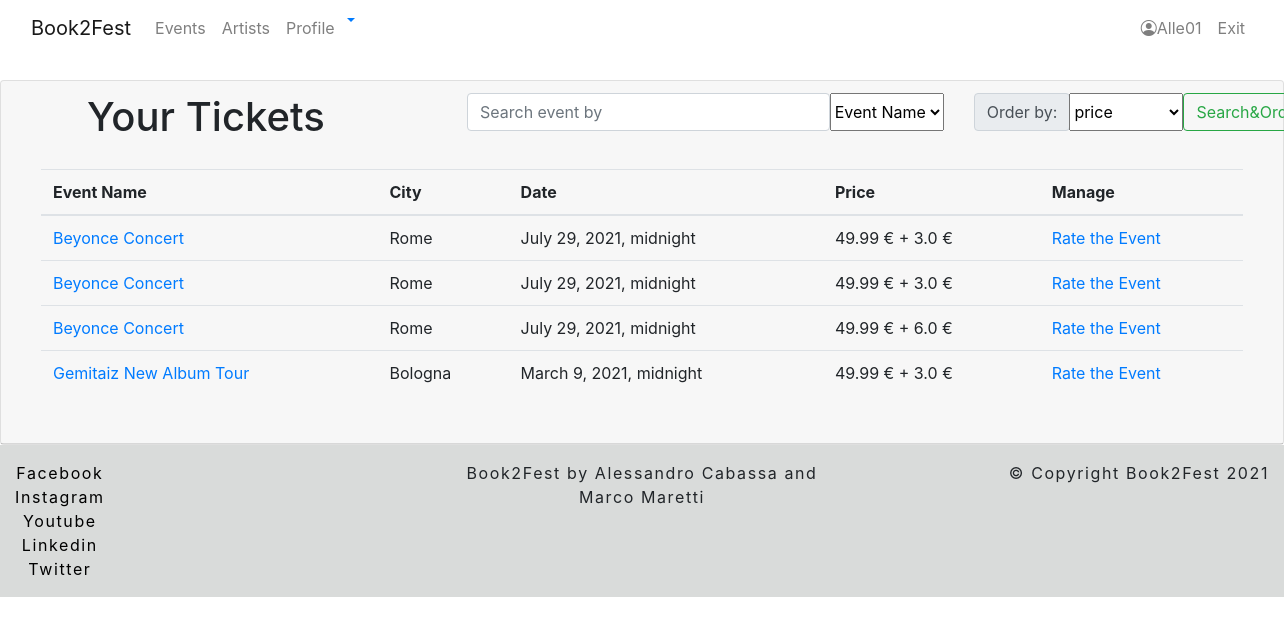
The app's page /book2fest/ticket/list (signed in) with its own data.
### book2fest/models.py (models this page shows, shortened)
class Ticket(models.Model):
    seat = models.OneToOneField(Seat, related_name='ticket_seat', on_delete=models.CASCADE)
    user = models.ForeignKey(UserProfile, related_name="ticket_user", on_delete=models.CASCADE)
    delivery = models.ForeignKey(Delivery, related_name='ticket_delivery', on_delete=models.CASCADE)

class Seat(models.Model):   #TODO: i seats servono per tutti gli eventi?
    event = models.ForeignKey(EventProfile, related_name='seat_event', on_delete=models.CASCADE)
    name = models.CharField(max_length=32)
    row = models.CharField(max_length=1, blank=True)
    number = models.CharField(max_length=4, blank=True)
    price = models.FloatField()
    available = models.BooleanField(default=True)
    seat_type = models.ForeignKey(SeatType, related_name='seat_type', on_delete=models.CASCADE)

class EventProfile(models.Model):
    user = models.ForeignKey(OrganizerProfile, related_name='event_user', on_delete=models.CASCADE)
    event_name = models.CharField(max_length=60)
    brief_description = models.TextField()
    description = models.TextField()
    artist_list = models.ManyToManyField(Artist)
    city = models.CharField(max_length=32)
    province = models.CharField(max_length=2)
    cap = models.CharField(max_length=5)
    country = models.CharField(max_length=32)
    address = models.CharField(max_length=32)
    how_to_reach = models.CharField(max_length=300)
    max_capacity = models.IntegerField()
    seats_available = models.IntegerField(default=None, blank=True, null=True)
    avg_rating = models.FloatField(default=None, blank=True, null=True)
    event_start = models.DateTimeField()
    event_end = models.DateTimeField()
    services = models.ManyToManyField(Service)# An event has many services, a service can be offered by many events (m to n)
    cancelled = models.BooleanField(default=False)

class Delivery(models.Model):
    name = models.CharField(max_length=32)
    overprice = models.FloatField()
    delivery_time = models.DurationField()   #TODO forse meglio mettere un datetime field boh
    class Meta:
        verbose_name_plural = 'Deliveries'

### book2fest/views.py (the view, shortened to what this page needs)
# urls.py: path('ticket/list', UserTicketList.as_view(), name='ticket-list' ),
class UserTicketList(LoginRequiredMixin, UserRequiredMixin, ListView):
    model = Ticket
    template_name = "book2fest/ticket/list.html"
    def get_context_data(self, *, object_list=None, **kwargs):
        context = super(UserTicketList, self).get_context_data(**kwargs)
        context['order_filters'] = ['event_name', 'event_start', 'price']
        return context
    def get_queryset(self):
        tickets = Ticket.objects.all().filter(user=self.profile)
        query = self.request.GET.get('search', None)
        filter = self.request.GET.get('search-filter', None)
        order = self.request.GET.get('order-filter', None)
        ordering = "seat__event__event_name"
        if order == "event_name":
            ordering = "seat__event__event_name"
        if order == "event_start":
            ordering = "seat__event__event_start"
        if order == "price":
            ordering = "seat__price"
        tickets = Ticket.objects.all().filter(user=self.profile).order_by(ordering)
        return tickets

### book2fest/mixin.py (called while the page is built)
    def dispatch(self, request, *args, **kwargs):
        try:
            self.profile = UserProfile.objects.get(user=request.user)
            return super().dispatch(request, *args, **kwargs)
        except ObjectDoesNotExist:
            messages.error(request, "You have no authorization to access this page.")
            return redirect('book2fest:organizer-profile')

### book2fest/templates/book2fest/ticket/list.html (shortened to what this page needs)
{% extends 'base_list.html' %}
{% block content_title %}Your Tickets{% endblock %}
{% block thead %}
    <th>Event Name</th>
    <th>City</th>
    <th>Date</th>
    <th>Price</th>
    <th>Manage</th>
{% endblock %}
{% block tbody %}
    {% for ticket in object_list  %}
        <tr>
            <td><a href="{% url 'book2fest:event-detail' ticket.seat.event.pk %}">{{ ticket.seat.event.event_name }}</a></td>
            <td>{{ ticket.seat.event.city }}</td>
            <td>{{ ticket.seat.event.event_start }}</td>
            <td>{{ ticket.seat.price}} &euro; + {{ ticket.delivery.overprice}} &euro;</td>
            <td><a href="{% url 'book2fest:ticket-manage' ticket.pk %}">Rate the Event</a></td>
        </tr>
    {% endfor %}
{% endblock %}

### templates/navbar.html (shortened to what this page needs)
{% load notifications_tags %}
<header>
    <nav class="navbar navbar-expand-md navbar-light bg-white fixed-top">
        <div class="container-fluid">
            <a class="navbar-brand" href="{% url 'homepage' %}">Book2Fest</a>
            <div class="collapse navbar-collapse justify-content-between " id="navbarCollapse">
                <ul class="navbar-nav me-auto mb-2 mb-md-0 ">
                    <li class="nav-item">
                        <a class="nav-link" aria-current="page" href="{% url 'book2fest:event-list' %}">Events</a>
                    </li>
                    <li class="nav-item">
                        <a class="nav-link" href="{% url 'book2fest:artist-list' %}">Artists</a>
                    </li>
                    <li class="nav-item">
                        <a class="nav-link" href="{% url 'book2fest:user-profile' %}">Profile</a>
                    </li>
                    <li class="dropdown">
                        <a href="#" class="dropdown-toggle" data-toggle="dropdown">
                        </a>
                    </li>
                </ul>
                <ul class="navbar-nav">
                    <li class="nav-item">
                        {% if not user.is_authenticated %}
                            <ul class="navbar-nav me-auto mb-2 mb-md-0 ">
                                <li class="nav-item">
                                    <a class="nav-link" href="{% url 'login' %}">Log in</a>
                                </li>
                                <li>
                                    <a class="nav-link" href="{% url 'user-create' %}">Register</a>
                                </li>
                            </ul>
                        {% else %}
                            <ul class="navbar-nav me-auto mb-2 mb-md-0 ">
                                <li class="nav-item">
                            <a class="nav-link" href="{% url 'book2fest:user-profile' %}"><i class="bi bi-person-circle"></i>{{ user.username }}</a>
                                </li>
                                <li>
                                    <a class="nav-link" href="{% url 'logout' %}">Exit</a>
                                </li>
                            </ul>
                        {% endif %}
                    </li>
                </ul>
            </div>
        </div>
    </nav>
</header>

### static/css/main.css (style rules this page uses)
body { margin-top: 5rem; overflow-x: hidden; }

### records on screen
Ticket: seat.event.event_name "Beyonce Concert", seat.event.city "Rome", seat.event.event_start "July 29, 2021, midnight", seat.price "49.99", delivery.overprice "3.0"
Ticket: seat.event.event_name "Beyonce Concert", seat.event.city "Rome", seat.event.event_start "July 29, 2021, midnight", seat.price "49.99", delivery.overprice "3.0"
Ticket: seat.event.event_name "Beyonce Concert", seat.event.city "Rome", seat.event.event_start "July 29, 2021, midnight", seat.price "49.99", delivery.overprice "6.0"
Ticket: seat.event.event_name "Gemitaiz New Album Tour", seat.event.city "Bologna", seat.event.event_start "March 9, 2021, midnight", seat.price "49.99", delivery.overprice "3.0"

### other values on screen
{{ user.username }} "Alle01"
form field order-filter "price"
